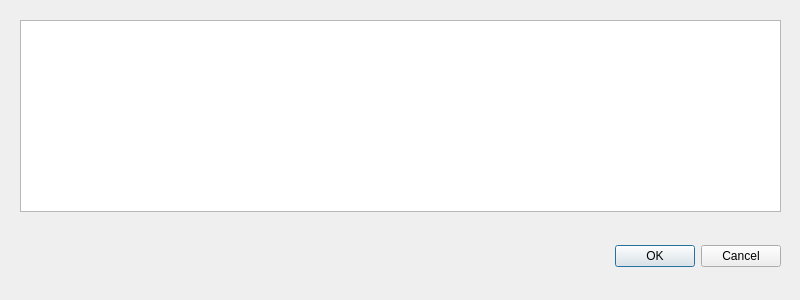
<?xml version="1.0" encoding="UTF-8"?>
<ui version="4.0">
 <class>DialogRecomendation</class>
 <widget class="QDialog" name="DialogRecomendation">
  <property name="geometry">
   <rect>
    <x>0</x>
    <y>0</y>
    <width>800</width>
    <height>300</height>
   </rect>
  </property>
  <property name="sizePolicy">
   <sizepolicy hsizetype="Fixed" vsizetype="Fixed">
    <horstretch>0</horstretch>
    <verstretch>0</verstretch>
   </sizepolicy>
  </property>
  <property name="windowTitle">
   <string>Рекомендации</string>
  </property>
  <widget class="QDialogButtonBox" name="buttonBox">
   <property name="geometry">
    <rect>
     <x>20</x>
     <y>240</y>
     <width>761</width>
     <height>32</height>
    </rect>
   </property>
   <property name="orientation">
    <enum>Qt::Horizontal</enum>
   </property>
   <property name="standardButtons">
    <set>QDialogButtonBox::Cancel|QDialogButtonBox::Ok</set>
   </property>
  </widget>
  <widget class="QTableView" name="tableView">
   <property name="geometry">
    <rect>
     <x>20</x>
     <y>20</y>
     <width>761</width>
     <height>192</height>
    </rect>
   </property>
   <property name="editTriggers">
    <set>QAbstractItemView::NoEditTriggers</set>
   </property>
   <property name="selectionBehavior">
    <enum>QAbstractItemView::SelectRows</enum>
   </property>
  </widget>
 </widget>
 <resources/>
 <connections>
  <connection>
   <sender>buttonBox</sender>
   <signal>accepted()</signal>
   <receiver>DialogRecomendation</receiver>
   <slot>accept()</slot>
   <hints>
    <hint type="sourcelabel">
     <x>248</x>
     <y>254</y>
    </hint>
    <hint type="destinationlabel">
     <x>157</x>
     <y>274</y>
    </hint>
   </hints>
  </connection>
  <connection>
   <sender>buttonBox</sender>
   <signal>rejected()</signal>
   <receiver>DialogRecomendation</receiver>
   <slot>reject()</slot>
   <hints>
    <hint type="sourcelabel">
     <x>316</x>
     <y>260</y>
    </hint>
    <hint type="destinationlabel">
     <x>286</x>
     <y>274</y>
    </hint>
   </hints>
  </connection>
 </connections>
</ui>
